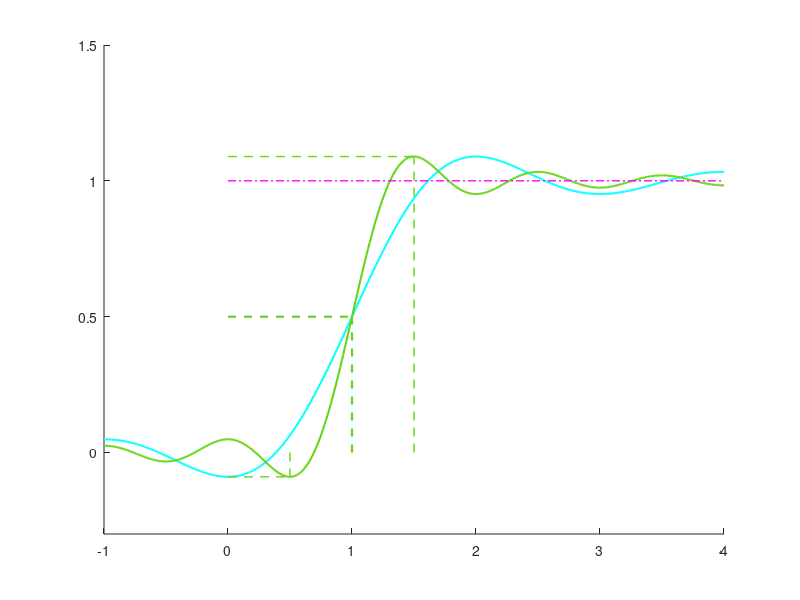

MATLAB code for this plot: (Note: this script raises an error after producing the figure.)
clear
%% 创建 figure, 并设置背景颜色
back_color = [0.15, 0.15, 0.15];
h_f = figure('Color', back_color);

%% 创建 axes
h_a = axes('Parent', h_f);
set(h_a, 'NextPlot', 'add'); % 相当于 hold on

%% 创建 plot
% 绘制正弦积分函数
fun = @(x)(sinc(x/pi));
x = linspace(-1, 4, 400);
y = zeros(1, length(x));

wc = pi; % 截止频率
td = 1;  % 时延
for i = 1:length(x)
    tmp = (x(i) - td)*wc;
    y(i) = integral(fun, 0, tmp)/pi + 0.5;
end
plot(x, y, 'LineStyle', '-', 'Color', [0, 1, 1], 'LineWidth', 1.5);

wc = 2*pi; % 增加截止频率
td = 1;    % 时延
for i = 1:length(x)
    tmp = (x(i) - td)*wc;
    y(i) = integral(fun, 0, tmp)/pi + 0.5;
end
plot(x, y, 'LineStyle', '-', 'Color', [0.39, 0.83, 0.07], 'LineWidth', 1.5);

% 其他标线
lcolor = [0.39, 0.83, 0.07];
plot([td, td], [0, 0.5], 'LineStyle', '--', 'Color', lcolor, 'LineWidth', 1.5)
plot([0, td], [0.5, 0.5], 'LineStyle', '--', 'Color', lcolor, 'LineWidth', 1.5)
plot([0, td+pi/wc], [1,1]*max(y), 'LineStyle', '--', 'Color', lcolor, 'LineWidth', 1)
plot([1,1]*(td+pi/wc), [0, max(y)], 'LineStyle', '--', 'Color', lcolor, 'LineWidth', 1)
plot([0, td-pi/wc], [1,1]*min(y), 'LineStyle', '--', 'Color', lcolor, 'LineWidth', 1)
plot([1,1]*(td-pi/wc), [0, min(y)], 'LineStyle', '--', 'Color', lcolor, 'LineWidth', 1)
plot([0,4], [1,1], 'LineStyle', '-.', 'Color', [1, 0, 1], 'LineWidth', 1);

% 设置坐标轴的范围
xlim([-1, 4]);
ylim([-0.3, 1.5]);

%% 绘制 arrow
param = struct('XLabel', '$t$', 'YLabel', '$s(t)$', 'OLabel', '$O$');
DrawAxisWithArrow(h_a, param);

%% 添加一些标注

% 在axes上的(0,1)左侧添加标注
fp = CoorFromAxis2Fig(h_a, [0,1]); % 将axes的坐标转化为figure上的坐标，下同
param = struct('Color', [0.8, 0.52, 0.98], 'FontSize', 14);
FigPointLabel(fp, '1.0', 'west', param);

% 在axes上的(0,0.5)左侧添加标注
fp = CoorFromAxis2Fig(h_a, [0,0.5]);
param = struct('Color', [0.8, 0.52, 0.98], 'FontSize', 14);
FigPointLabel(fp, '0.5', 'west', param);

% 在axes上的(td,0)下方添加标注
fp = CoorFromAxis2Fig(h_a, [td,0]);
param = struct('Color', [0.8, 0.52, 0.98], 'FontSize', 14);
FigPointLabel(fp, '$t_d$', 'south', param);

% 在axes上的(td+pi/wc,0)下方添加标注
fp = CoorFromAxis2Fig(h_a, [td+pi/wc,0]);
param = struct('Color', [0.8, 0.52, 0.98], 'FontSize', 12);
FigPointLabel(fp, '$t_d+\frac{\pi}{w_c}$', 'south', param);

% 在axes上的(td-pi/wc,0)下方添加标注
fp = CoorFromAxis2Fig(h_a, [td-pi/wc, min(y)]);
param = struct('Color', [0.8, 0.52, 0.98], 'FontSize', 12);
FigPointLabel(fp, '$t_d-\frac{\pi}{w_c}$', 'south', param);

%% 保存图像
if true
    img_name = SaveFig2Img(h_f, 'figures\demo03.png');
    fprintf('图像保存为: %s\n', img_name);
end
